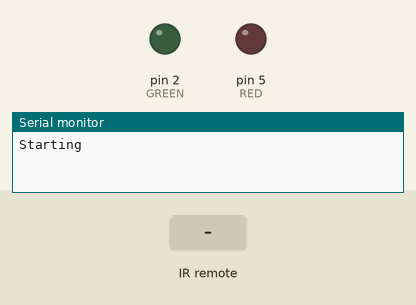
The sketch below on a simulated Arduino Uno, built with avr-gcc and run on an emulated ATmega328P. Shown: output pins drawn as LEDs (lit = HIGH), the last lines printed to the serial monitor. The test bench sets the inputs (shaded band).

Above: at 1.2 s.
1.3 s: infrared code 0xFD08F7 received
At 2.5 s:
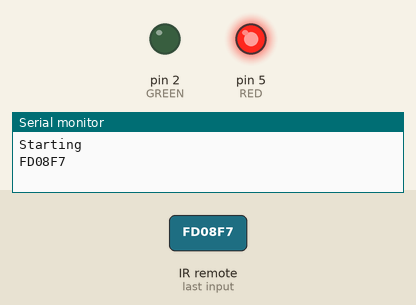
2.8 s: infrared code 0xFD8877 received
At 3.2 s:
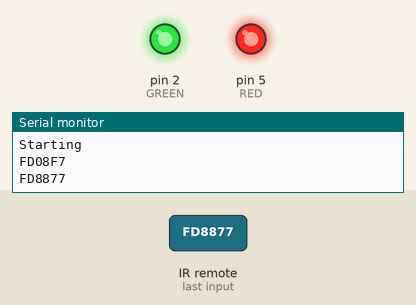
Timing chart, 0 to 5.8 s (numbered marks = the images above; inputs shaded):
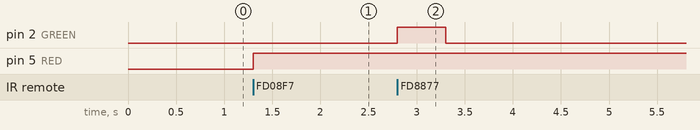

Measured:
- after the input at 1.3 s, pin 5 (RED): LOW → HIGH at once
- after the input at 2.8 s, pin 2 (GREEN): LOW → HIGH at once, → LOW 0.50 s later

The sketch:

utn_clase_arduino07_002_cottiersolange_c31.ino
```cpp
// use the IRRemote library
#include <IRremote.h>
// IR receiver pin
const int RECV_PIN = 12;

// Define IR Receiver and Results Objects
IRrecv irrecv(RECV_PIN);
decode_results results;

// for LED
const int GREEN = 2;
const int RED = 5;
int toggle = false;

void setup()
{
  Serial.begin(9600);
  pinMode(RED, OUTPUT);
  pinMode(GREEN, OUTPUT);
  // enable the IR receviver
  irrecv.enableIRIn();
  Serial.println("Starting");
}

void loop()
{
  // detect IRRemote keypress
  if (irrecv.decode(&results))
  {
    // print out code
    Serial.println(results.value, HEX);
    switch(results.value){
      case 0xFD08F7 :
        if (toggle)
          digitalWrite(RED, LOW);
        else
          digitalWrite(RED, HIGH);
        toggle = !toggle;
        break;
      case 0xFD8877 :
          digitalWrite(GREEN, HIGH);
          delay(500);
          digitalWrite(GREEN, LOW);
          delay(500);
          break;
      }
      irrecv.resume();
  }
}
```
